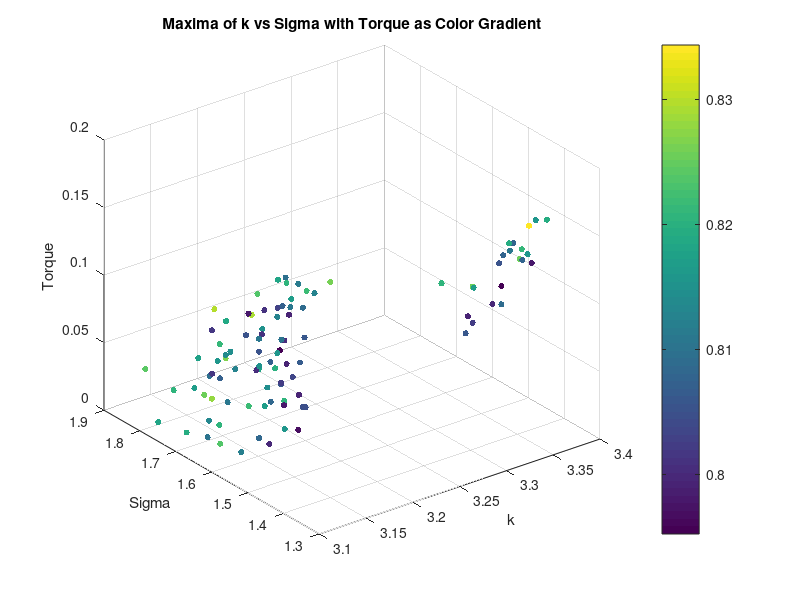
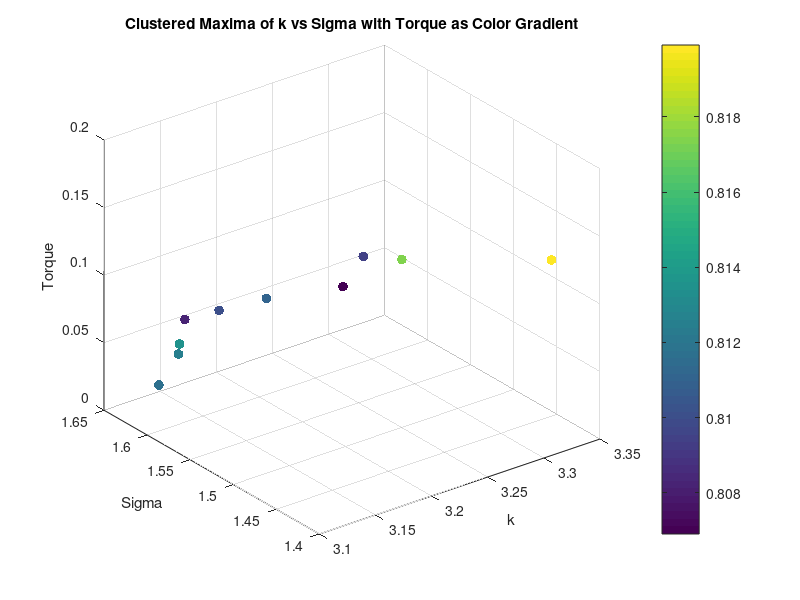
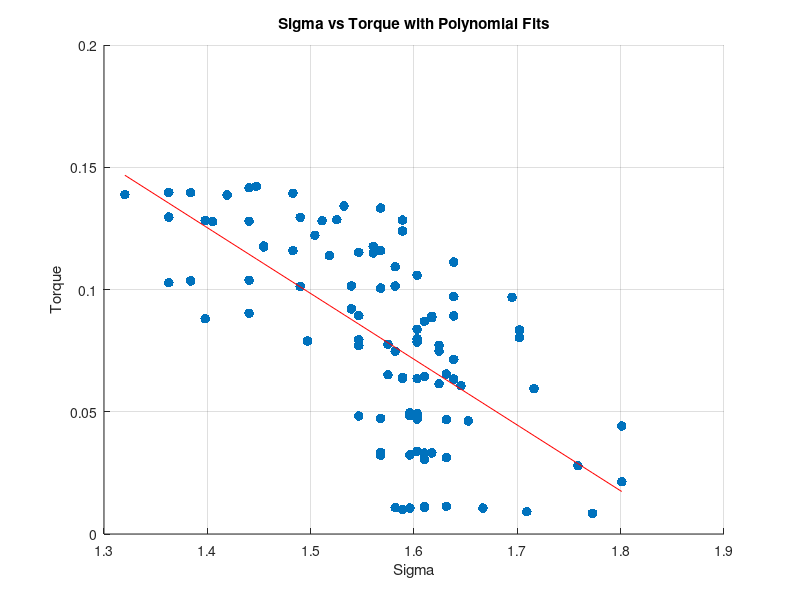
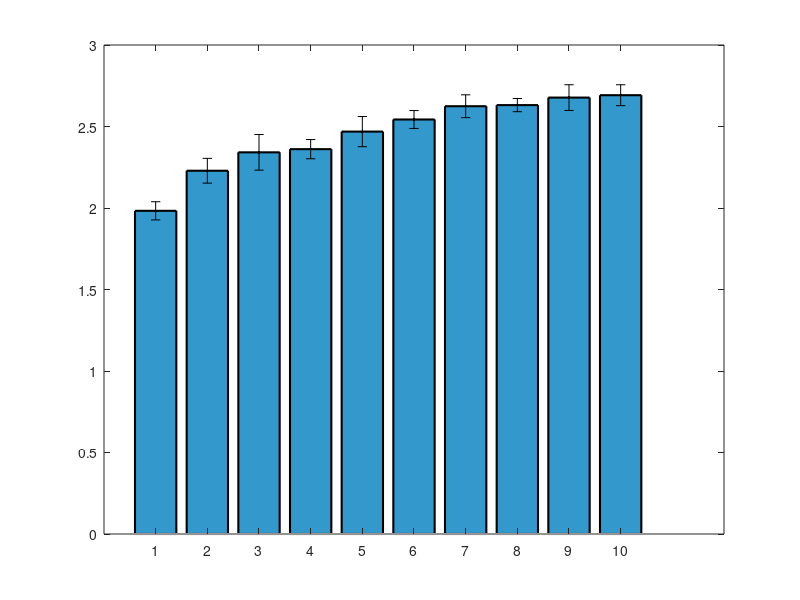

The MATLAB script that drew these images, in order: (Note: this script raises an error after producing the figures.)
clear all;
close all;


%% Torque Analysis
load('maxima_data.mat');
scatter3(maxima_k, maxima_sigma, torque_values, 20, maxima_corr, 'filled');
xlabel('k');
ylabel('Sigma');
zlabel('Torque');
title('Maxima of k vs Sigma with Torque as Color Gradient');
colorbar;
grid on;
% K means clustering of torque into 10 clusters, taking mean of each cluster k, sigma and corr too
[cluster_idx, cluster_centers] = kmeans(torque_values', 10);
% Take the mean of each cluster
torque_means = zeros(10, 1);
sigma_means = zeros(10, 1);
sigma_stds = zeros(10, 1);
k_means = zeros(10, 1);
corr_means = zeros(10, 1);
for i = 1:10
    torque_means(i) = mean(torque_values(cluster_idx == i));
    sigma_means(i) = mean(maxima_sigma(cluster_idx == i));
    k_means(i) = mean(maxima_k(cluster_idx == i));
    corr_means(i) = mean(maxima_corr(cluster_idx == i));
    sigma_stds(i) = std(maxima_sigma(cluster_idx == i));
end
% Plot the clusters
figure;
scatter3(k_means, sigma_means, torque_means, 50, corr_means, 'filled');
xlabel('k');
ylabel('Sigma');
zlabel('Torque');
title('Clustered Maxima of k vs Sigma with Torque as Color Gradient');
colorbar;
grid on;
% Ensure data is sorted for polyfit
[sigma_sorted, sort_idx] = sort(maxima_sigma);
torque_sorted = torque_values(sort_idx);
% Display correlation between torque and sigma
disp('Correlation between Torque and Sigma:');
disp(corr(torque_sorted', sigma_sorted'));
% Display correlation between torque and sigma^2
disp('Correlation between Torque and Sigma^2:');
disp(corr(torque_sorted', sigma_sorted'.^2));
% Polyfit for sigma vs torque (order 1 and 2)
p1_sigma = polyfit(sigma_sorted, torque_sorted, 1);
% Calculate fitted values and normalized MSE for sigma vs torque
fitted_torque_p1_sigma = polyval(p1_sigma, sigma_sorted);
mse_p1_sigma = mean((torque_sorted - fitted_torque_p1_sigma).^2);
nmse_p1_sigma = mse_p1_sigma / var(torque_sorted);
% Display results for sigma vs torque
disp('Sigma vs Torque:');
disp(['Order 1 nMSE: ', num2str(nmse_p1_sigma)]);
%display correlation between torque and sigma
% Plot for sigma vs torque with polynomial fits (first instance)
figure;
scatter(sigma_sorted, torque_sorted, 50, 'filled','DisplayName', 'Data');
hold on;
plot(sigma_sorted, fitted_torque_p1_sigma, '-r', 'DisplayName', ...
    ['Order 1 Fit: y = ', num2str(p1_sigma(1)), 'x + ', num2str(p1_sigma(2)), ...
    ', nMSE = ', num2str(nmse_p1_sigma)]);
xlabel('Sigma');
ylabel('Torque');
title('Sigma vs Torque with Polynomial Fits');
grid on;

%Plot means of sigma as bar plot with variance as error bars
figure;
[sorted_sigma_means,idx] = sort(sigma_means);
sorted_sigma_stds = sigma_stds(idx);
bar(sorted_sigma_means.^2, 'FaceColor', [0.2 0.6 0.8], 'EdgeColor', 'k', 'LineWidth', 1.5);
% Set the x-ticks to the cluster indices
hold on;
errorbar(sorted_sigma_means.^2,sorted_sigma_stds, 'k.', 'LineWidth', 1.5);
ylim([1.9 2.8]);

xlabel('Torque Number');
ylabel('Mean Sigma^2');

% Ensure data is sorted for polyfit
[sigma_sorted, sort_idx] = sort(sigma_means);
torque_sorted = torque_means(sort_idx);
%Display correlation between torque and sigma
disp('Correlation between Torque and Sigma:');
disp(corr(torque_sorted, sigma_sorted));
%Display correlation between torque and sigma^2
disp('Correlation between Torque and Sigma^2:');
disp(corr(torque_sorted, sigma_sorted.^2));
% Polyfit for sigma vs torque (order 1 and 2)
p1_sigma = polyfit(sigma_sorted, torque_sorted, 1);
p2_sigma = polyfit(sigma_sorted, torque_sorted, 2);
% Calculate zitted values and normalized MSE for sigma vs torque
fitted_torque_p1_sigma = polyval(p1_sigma, sigma_sorted);
fitted_torque_p2_sigma = polyval(p2_sigma, sigma_sorted);
mse_p1_sigma = mean((torque_sorted - fitted_torque_p1_sigma).^2);
mse_p2_sigma = mean((torque_sorted - fitted_torque_p2_sigma).^2);
nmse_p1_sigma = mse_p1_sigma / var(torque_sorted);
nmse_p2_sigma = mse_p2_sigma / var(torque_sorted);
% Display results for sigma vs torque
disp('Sigma vs Torque:');
disp(['Order 1 nMSE: ', num2str(nmse_p1_sigma)]);
disp(['Order 2 nMSE: ', num2str(nmse_p2_sigma)]);
% Plot for sigma vs torque with polynomial fits (second instance)
figure;
scatter(sigma_sorted, torque_sorted, 50, 'filled', 'DisplayName', 'Data');
hold on;
% plot(sigma_sorted, fitted_torque_p1_sigma, '-r', 'DisplayName', ...
%     ['Order 1 Fit: y = ', num2str(p1_sigma(1)), 'x + ', num2str(p1_sigma(2)), ...
%     ', nMSE = ', num2str(nmse_p1_sigma)]);
% plot(sigma_sorted, fitted_torque_p2_sigma, '--g', 'DisplayName', ...
%     ['Order 2 Fit: y = ', num2str(p2_sigma(1)), 'x^2 + ', num2str(p2_sigma(2)), ...
%     'x + ', num2str(p2_sigma(3)), ', nMSE = ', num2str(nmse_p2_sigma)]);
xlabel('Sigma');
ylabel('Torque');
title('Sigma vs Torque with Polynomial Fits');
grid on;



%% Diameter Analysis
% Saved as diameter_value, k_values(max_k_idx), sigma_values(max_sigma_idx), max_val
load('maxima_data_Diam.mat');

figure;
scatter3(maxima_matrix(:, 2), maxima_matrix(:, 3), maxima_matrix(:, 1), 50, maxima_matrix(:, 1), 'filled'); 
xlabel('k');
ylabel('Sigma');
zlabel('Diameter');
title('Maxima of k vs Sigma with Diameter as Color Gradient');
colorbar;
grid on;

% K vs d
% Ensure data is sorted for polyfit
[k_sorted, sort_idx] = sort(maxima_matrix(:, 2));
d_sorted = maxima_matrix(sort_idx, 1);
% Display correlation between d and k
disp('Correlation between Diameter and k:');
disp(corr(d_sorted, k_sorted));

%plot for k vs diam with polynomial fits
figure;
scatter(k_sorted, d_sorted, 50, 'filled', 'DisplayName', 'Data');
grid on;
hold on;
p1_k = polyfit(k_sorted, d_sorted, 1);
fitted_d_p1_k = polyval(p1_k, k_sorted);
mse_p1_k = mean((d_sorted - fitted_d_p1_k).^2);
nmse_p1_k = mse_p1_k / var(d_sorted);
disp('Diameter vs k:');
disp(['Order 1 nMSE: ', num2str(nmse_p1_k)]);
% plot(k_sorted, fitted_d_p1_k, '-r', 'DisplayName', ...
%     ['Order 1 Fit: y = ', num2str(p1_k(1)), 'x + ', num2str(p1_k(2)), ...
%     ', nMSE = ', num2str(nmse_p1_k)]);
xlabel('k');
ylabel('Diameter');
title('k vs Diameter with Polynomial Fits');


% Compute mean and std of sigma for each unique diameter
unique_diameters = unique(maxima_matrix(:, 1));
sigma_means_diameter = zeros(size(unique_diameters));
sigma_stds_diameter = zeros(size(unique_diameters));

for i = 1:length(unique_diameters)
    sigma_values_for_diameter = maxima_matrix(maxima_matrix(:, 1) == unique_diameters(i), 3);
    sigma_means_diameter(i) = mean(sigma_values_for_diameter);
    sigma_stds_diameter(i) = std(sigma_values_for_diameter);
end

% Bar plot of mean sigma with error bars for each diameter
figure;
bar(unique_diameters, sigma_means_diameter, 'FaceColor', [0.2 0.6 0.8], 'EdgeColor', 'k', 'LineWidth', 1.5);
hold on;
errorbar(unique_diameters, sigma_means_diameter, sigma_stds_diameter, 'k.', 'LineWidth', 1.5);
xlabel('Diameter');
ylabel('Mean Sigma');
title('Mean Sigma for Each Diameter with Error Bars');
grid on;
